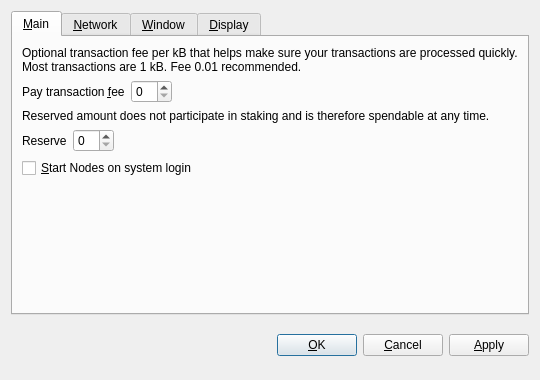
<?xml version="1.0" encoding="UTF-8"?>
<ui version="4.0">
 <class>OptionsDialog</class>
 <widget class="QDialog" name="OptionsDialog">
  <property name="geometry">
   <rect>
    <x>0</x>
    <y>0</y>
    <width>540</width>
    <height>380</height>
   </rect>
  </property>
  <property name="windowTitle">
   <string>Options</string>
  </property>
  <property name="modal">
   <bool>true</bool>
  </property>
  <layout class="QVBoxLayout" name="verticalLayout">
   <item>
    <widget class="QTabWidget" name="tabWidget">
     <property name="tabPosition">
      <enum>QTabWidget::North</enum>
     </property>
     <property name="currentIndex">
      <number>0</number>
     </property>
     <widget class="QWidget" name="tabMain">
      <attribute name="title">
       <string>&amp;Main</string>
      </attribute>
      <layout class="QVBoxLayout" name="verticalLayout_Main">
       <item>
        <widget class="QLabel" name="transactionFeeInfoLabel">
         <property name="text">
          <string>Optional transaction fee per kB that helps make sure your transactions are processed quickly. Most transactions are 1 kB. Fee 0.01 recommended.</string>
         </property>
         <property name="textFormat">
          <enum>Qt::PlainText</enum>
         </property>
         <property name="wordWrap">
          <bool>true</bool>
         </property>
        </widget>
       </item>
       <item>
        <layout class="QHBoxLayout" name="horizontalLayoutFee">
         <item>
          <widget class="QLabel" name="transactionFeeLabel">
           <property name="text">
            <string>Pay transaction &amp;fee</string>
           </property>
           <property name="textFormat">
            <enum>Qt::PlainText</enum>
           </property>
           <property name="buddy">
            <cstring>transactionFee</cstring>
           </property>
          </widget>
         </item>
         <item>
          <widget class="BitcoinAmountField" name="transactionFee"/>
         </item>
         <item>
          <spacer name="horizontalSpacerFee">
           <property name="orientation">
            <enum>Qt::Horizontal</enum>
           </property>
           <property name="sizeHint" stdset="0">
            <size>
             <width>40</width>
             <height>20</height>
            </size>
           </property>
          </spacer>
         </item>
        </layout>
       </item>
       <item>
        <widget class="QLabel" name="reserveBalanceInfoLabel">
         <property name="text">
          <string>Reserved amount does not participate in staking and is therefore spendable at any time.</string>
         </property>
         <property name="textFormat">
          <enum>Qt::PlainText</enum>
         </property>
         <property name="wordWrap">
          <bool>true</bool>
         </property>
        </widget>
       </item>
       <item>
        <layout class="QHBoxLayout" name="horizontalLayoutReserveBalance">
         <item>
          <widget class="QLabel" name="reserveBalanceLabel">
           <property name="text">
            <string>Reserve</string>
           </property>
           <property name="textFormat">
            <enum>Qt::PlainText</enum>
           </property>
           <property name="buddy">
            <cstring>reserveBalance</cstring>
           </property>
          </widget>
         </item>
         <item>
          <widget class="BitcoinAmountField" name="reserveBalance"/>
         </item>
         <item>
          <spacer name="horizontalSpacerReserveBalance">
           <property name="orientation">
            <enum>Qt::Horizontal</enum>
           </property>
           <property name="sizeHint" stdset="0">
            <size>
             <width>40</width>
             <height>20</height>
            </size>
           </property>
          </spacer>
         </item>
        </layout>
       </item>
       <item>
        <widget class="QCheckBox" name="bitcoinAtStartup">
         <property name="toolTip">
          <string>Automatically start Nodes after logging in to the system.</string>
         </property>
         <property name="text">
          <string>&amp;Start Nodes on system login</string>
         </property>
        </widget>
       </item>
       <item>
        <spacer name="verticalSpacer_Main">
         <property name="orientation">
          <enum>Qt::Vertical</enum>
         </property>
         <property name="sizeHint" stdset="0">
          <size>
           <width>20</width>
           <height>40</height>
          </size>
         </property>
        </spacer>
       </item>
      </layout>
     </widget>
     <widget class="QWidget" name="tabNetwork">
      <attribute name="title">
       <string>&amp;Network</string>
      </attribute>
      <layout class="QVBoxLayout" name="verticalLayout_Network">
       <item>
        <widget class="QCheckBox" name="mapPortUpnp">
         <property name="toolTip">
          <string>Automatically open the Nodes client port on the router. This only works when your router supports UPnP and it is enabled.</string>
         </property>
         <property name="text">
          <string>Map port using &amp;UPnP</string>
         </property>
        </widget>
       </item>
       <item>
        <widget class="QCheckBox" name="connectSocks">
         <property name="toolTip">
          <string>Connect to the Nodes network through a SOCKS5 proxy (e.g. when connecting through Tor).</string>
         </property>
         <property name="text">
          <string>&amp;Connect through SOCKS5 proxy:</string>
         </property>
        </widget>
       </item>
       <item>
        <layout class="QHBoxLayout" name="horizontalLayout_Network">
         <item>
          <widget class="QLabel" name="proxyIpLabel">
           <property name="text">
            <string>Proxy &amp;IP:</string>
           </property>
           <property name="textFormat">
            <enum>Qt::PlainText</enum>
           </property>
           <property name="buddy">
            <cstring>proxyIp</cstring>
           </property>
          </widget>
         </item>
         <item>
          <widget class="QValidatedLineEdit" name="proxyIp">
           <property name="maximumSize">
            <size>
             <width>140</width>
             <height>16777215</height>
            </size>
           </property>
           <property name="toolTip">
            <string>IP address of the proxy (e.g. 127.0.0.1)</string>
           </property>
          </widget>
         </item>
         <item>
          <widget class="QLabel" name="proxyPortLabel">
           <property name="text">
            <string>&amp;Port:</string>
           </property>
           <property name="textFormat">
            <enum>Qt::PlainText</enum>
           </property>
           <property name="buddy">
            <cstring>proxyPort</cstring>
           </property>
          </widget>
         </item>
         <item>
          <widget class="QLineEdit" name="proxyPort">
           <property name="maximumSize">
            <size>
             <width>55</width>
             <height>16777215</height>
            </size>
           </property>
           <property name="toolTip">
            <string>Port of the proxy (e.g. 9050)</string>
           </property>
          </widget>
         </item>
         <item>
          <spacer name="horizontalSpacer_Network">
           <property name="orientation">
            <enum>Qt::Horizontal</enum>
           </property>
           <property name="sizeHint" stdset="0">
            <size>
             <width>40</width>
             <height>20</height>
            </size>
           </property>
          </spacer>
         </item>
        </layout>
       </item>
       <item>
        <spacer name="verticalSpacer_Network">
         <property name="orientation">
          <enum>Qt::Vertical</enum>
         </property>
         <property name="sizeHint" stdset="0">
          <size>
           <width>20</width>
           <height>40</height>
          </size>
         </property>
        </spacer>
       </item>
      </layout>
     </widget>
     <widget class="QWidget" name="tabWindow">
      <attribute name="title">
       <string>&amp;Window</string>
      </attribute>
      <layout class="QVBoxLayout" name="verticalLayout_Window">
       <item>
        <widget class="QCheckBox" name="minimizeToTray">
         <property name="toolTip">
          <string>Show only a tray icon after minimizing the window.</string>
         </property>
         <property name="text">
          <string>&amp;Minimize to the tray instead of the taskbar</string>
         </property>
        </widget>
       </item>
       <item>
        <widget class="QCheckBox" name="minimizeOnClose">
         <property name="toolTip">
          <string>Minimize instead of exit the application when the window is closed. When this option is enabled, the application will be closed only after selecting Quit in the menu.</string>
         </property>
         <property name="text">
          <string>M&amp;inimize on close</string>
         </property>
        </widget>
       </item>
       <item>
        <spacer name="verticalSpacer_Window">
         <property name="orientation">
          <enum>Qt::Vertical</enum>
         </property>
         <property name="sizeHint" stdset="0">
          <size>
           <width>20</width>
           <height>40</height>
          </size>
         </property>
        </spacer>
       </item>
      </layout>
     </widget>
     <widget class="QWidget" name="tabDisplay">
      <attribute name="title">
       <string>&amp;Display</string>
      </attribute>
      <layout class="QVBoxLayout" name="verticalLayout_Display">
       <item>
        <layout class="QHBoxLayout" name="horizontalLayout_1_Display">
         <item>
          <widget class="QLabel" name="langLabel">
           <property name="text">
            <string>User Interface &amp;language:</string>
           </property>
           <property name="textFormat">
            <enum>Qt::PlainText</enum>
           </property>
           <property name="buddy">
            <cstring>lang</cstring>
           </property>
          </widget>
         </item>
         <item>
          <widget class="QValueComboBox" name="lang">
           <property name="toolTip">
            <string>The user interface language can be set here. This setting will take effect after restarting Nodes.</string>
           </property>
          </widget>
         </item>
        </layout>
       </item>
       <item>
        <layout class="QHBoxLayout" name="horizontalLayout_2_Display">
         <item>
          <widget class="QLabel" name="unitLabel">
           <property name="text">
            <string>&amp;Unit to show amounts in:</string>
           </property>
           <property name="textFormat">
            <enum>Qt::PlainText</enum>
           </property>
           <property name="buddy">
            <cstring>unit</cstring>
           </property>
          </widget>
         </item>
         <item>
          <widget class="QValueComboBox" name="unit">
           <property name="toolTip">
            <string>Choose the default subdivision unit to show in the interface and when sending coins.</string>
           </property>
          </widget>
         </item>
        </layout>
       </item>
       <item>
        <widget class="QCheckBox" name="coinControlFeatures">
         <property name="toolTip">
          <string>Whether to show coin control features or not.</string>
         </property>
         <property name="text">
          <string>Display coin &amp;control features (experts only!)</string>
         </property>
        </widget>
       </item>
       <item>
        <widget class="QCheckBox" name="minimizeCoinAge">
         <property name="toolTip">
          <string>Whether to select the coin outputs randomly or with minimal coin age.</string>
         </property>
         <property name="text">
          <string>Minimize weight consumption (experimental)</string>
         </property>
        </widget>
       </item>
       <item>
        <widget class="QCheckBox" name="useBlackTheme">
         <property name="text">
          <string>Use black visual theme (requires restart)</string>
         </property>
        </widget>
       </item>
       <item>
        <spacer name="verticalSpacer_Display">
         <property name="orientation">
          <enum>Qt::Vertical</enum>
         </property>
         <property name="sizeHint" stdset="0">
          <size>
           <width>20</width>
           <height>40</height>
          </size>
         </property>
        </spacer>
       </item>
      </layout>
     </widget>
    </widget>
   </item>
   <item>
    <layout class="QHBoxLayout" name="horizontalLayout_Buttons">
     <item>
      <spacer name="horizontalSpacer_1">
       <property name="orientation">
        <enum>Qt::Horizontal</enum>
       </property>
       <property name="sizeHint" stdset="0">
        <size>
         <width>40</width>
         <height>48</height>
        </size>
       </property>
      </spacer>
     </item>
     <item>
      <widget class="QLabel" name="statusLabel">
       <property name="font">
        <font>
         <weight>75</weight>
         <bold>true</bold>
        </font>
       </property>
       <property name="text">
        <string/>
       </property>
       <property name="textFormat">
        <enum>Qt::PlainText</enum>
       </property>
       <property name="wordWrap">
        <bool>true</bool>
       </property>
      </widget>
     </item>
     <item>
      <spacer name="horizontalSpacer_2">
       <property name="orientation">
        <enum>Qt::Horizontal</enum>
       </property>
       <property name="sizeHint" stdset="0">
        <size>
         <width>40</width>
         <height>48</height>
        </size>
       </property>
      </spacer>
     </item>
     <item>
      <widget class="QPushButton" name="okButton">
       <property name="text">
        <string>&amp;OK</string>
       </property>
      </widget>
     </item>
     <item>
      <widget class="QPushButton" name="cancelButton">
       <property name="text">
        <string>&amp;Cancel</string>
       </property>
       <property name="autoDefault">
        <bool>false</bool>
       </property>
      </widget>
     </item>
     <item>
      <widget class="QPushButton" name="applyButton">
       <property name="text">
        <string>&amp;Apply</string>
       </property>
       <property name="autoDefault">
        <bool>false</bool>
       </property>
      </widget>
     </item>
    </layout>
   </item>
  </layout>
 </widget>
 <customwidgets>
  <customwidget>
   <class>BitcoinAmountField</class>
   <extends>QSpinBox</extends>
   <header>bitcoinamountfield.h</header>
  </customwidget>
  <customwidget>
   <class>QValueComboBox</class>
   <extends>QComboBox</extends>
   <header>qvaluecombobox.h</header>
  </customwidget>
  <customwidget>
   <class>QValidatedLineEdit</class>
   <extends>QLineEdit</extends>
   <header>qvalidatedlineedit.h</header>
  </customwidget>
 </customwidgets>
 <resources/>
 <connections/>
</ui>
